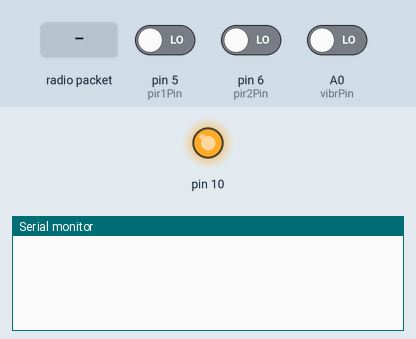
Simulated run of this sketch. Board: Arduino Uno, built with avr-gcc and run on an emulated ATmega328P. On the bench: output pins drawn as LEDs (lit = HIGH), the last lines printed to the serial monitor. Inputs (shaded band) come from the test bench; at power-on: pin 5 (pir1Pin) LOW, pin 6 (pir2Pin) LOW, A0 (vibrPin) LOW. No radio packets arrive unless stated.

Above: at 1.2 s.
1.3 s: pin 5 (pir1Pin) driven HIGH
At 2.4 s:
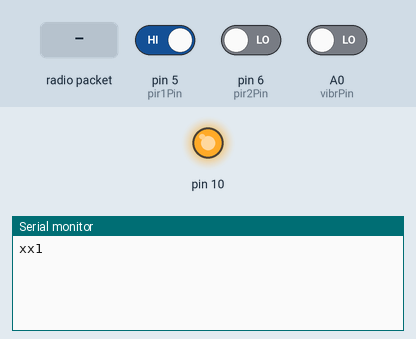
2.8 s: radio packet "schody-blik" arrives
At 4.5 s:
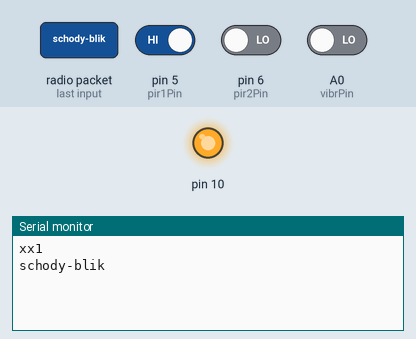
4.8 s: radio packet "schody-lt" arrives
At 5.9 s:
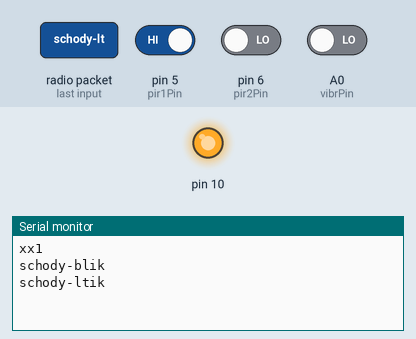
6.3 s: radio packet "schody-s" arrives
At 6.9 s:
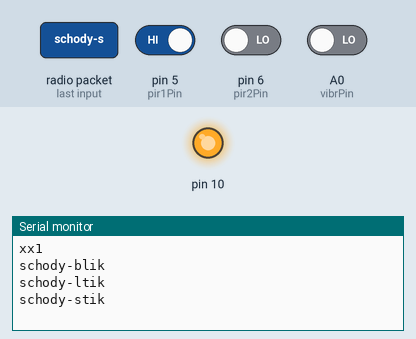

The sketch:

stairs.ino
```cpp
#include <SPI.h>
#include <RH_NRF24.h>
#include <Wire.h>
#include <Adafruit_PWMServoDriver.h>

Adafruit_PWMServoDriver pwm = Adafruit_PWMServoDriver(0x40);
RH_NRF24 nrf24(7, 8);

int vibrPin = A0;
int DEFAULT_LIGHT_TIME = 2000;
int DEFAULT_FADE_SPEED = 3;
int DEFAULT_MAX_LIGHT = 400;
int fadeSpeed = DEFAULT_FADE_SPEED;
int MAX_LIGHT = DEFAULT_MAX_LIGHT;
int MIN_LIGHT = 0;
int pir1Pin = 5;
int pir2Pin = 6;
int pir1State = LOW;
int pir2State = LOW;
int enabled = 1;
int valLightSensor = 0;
int fadeAmount = 0;
int lightDirection = 0;
int startFrom = -1;
int pocTimer = 0;
int brightness = MIN_LIGHT;
long prevMillis;
long currMillis;
int blik = 100;
int blikSchod = 0;

void sendMessage(String data) {
  char buf[RH_NRF24_MAX_MESSAGE_LEN];
  data.toCharArray(buf, RH_NRF24_MAX_MESSAGE_LEN);
  nrf24.send((uint8_t *)buf, sizeof(buf));
  nrf24.waitPacketSent();
}

String getValue(String data, char separator, int index, String def) {
  int found = 0;
  int strIndex[] = { 0, -1 };
  int maxIndex = data.length() - 1;

  for (int i = 0; i <= maxIndex && found <= index; i++) {
    if (data.charAt(i) == separator || i == maxIndex) {
      found++;
      strIndex[0] = strIndex[1] + 1;
      strIndex[1] = (i == maxIndex) ? i + 1 : i;
    }
  }
  return found > index ? data.substring(strIndex[0], strIndex[1]) : def;
}

void setup() {
  Serial.begin(9600);

  if (!nrf24.init())
    Serial.println("init failed");
  // Defaults after init are 2.402 GHz (channel 2), 2Mbps, 0dBm
  if (!nrf24.setChannel(1))
    Serial.println("setChannel failed");
  if (!nrf24.setRF(RH_NRF24::DataRate2Mbps, RH_NRF24::TransmitPower0dBm))
    Serial.println("setRF failed");

  SPI.begin();

  pwm.begin();
  pwm.setPWMFreq(400);

  pinMode(pir1Pin, INPUT);
  pinMode(pir2Pin, INPUT);
  pinMode(vibrPin, INPUT) ;

  prevMillis = 0;
}

void loop() {
  /*knockVal = digitalRead(knockPin);
    if (knockVal == LOW)
    {
    Serial.println("knock");
    }*/

  /*
      for (uint8_t x=0; x < 14; x++) {
       for (uint8_t a=0; a < 14; a++) {
         if (a==x) {
           pwm.setPWM(a, 0, 2000 );
           delay(200);
         }
         else {
           pwm.setPWM(a, 0, 0 );
         }
       }
     }

    for (uint8_t x=1; x < 13; x++) {
       for (uint8_t a=1; a < 13; a++) {
         if (a==x) {
           pwm.setPWM(13-a, 0, 2000 );
           delay(200);
         }
         else {
           pwm.setPWM(a, 0, 0 );
         }
       }
     }
  */

  if (nrf24.available()) {
    uint8_t buf[RH_NRF24_MAX_MESSAGE_LEN];
    uint8_t len = sizeof(buf);
    if (nrf24.recv(buf, &len)) {
      String data = String((char*)buf);
      Serial.println(data);
      if (data.startsWith("schody-blik")) {
        blik = 1000;
        sendMessage(data);
      }
      else if (data.startsWith("schody-lt")) {
        DEFAULT_LIGHT_TIME = getValue(data, ':', 1, "2000").toInt();
        sendMessage(data);
      }
      else if (data.startsWith("schody-l")) {
        MAX_LIGHT = getValue(data, ':', 1, "400").toInt();
        sendMessage(data);
      }
      else if (data.startsWith("schody-s")) {
        DEFAULT_FADE_SPEED = getValue(data, ':', 1, "5").toInt();
        sendMessage(data);
      }
      else if (data.startsWith("schody-e")) {
        enabled = getValue(data, ':', 1, "1").toInt();;
        sendMessage(data);
      }
    }
  }

  if (blik > 0) {
    blik--;
    if (blik > 500) {
      for (int x = 0; x < 14; x++) pwm.setPWM(x, 0, 4000);
      delay(100);
      for (int x = 0; x < 14; x++) pwm.setPWM(x, 0, 0);
      delay(90);
    }
    else if (blik > 200) {
      if (blikSchod > 13) {
        blikSchod = 0;
      }
      for (int x = 0; x < 14; x++) {
        if (x == blikSchod) {
          pwm.setPWM(x, 0, 4000);
        }
        else {
          pwm.setPWM(x, 0, 0);
          //Serial.println("x");
        }
      }

      blikSchod++;
      delay(100);
    }
  }
  else {
    if (fadeAmount == 1 || fadeAmount == -1) {
      long measurement = pulseIn(vibrPin, HIGH);
      if (measurement > 100) {
          fadeSpeed = DEFAULT_FADE_SPEED * 5;
      }

      brightness = brightness + (fadeAmount * (DEFAULT_MAX_LIGHT/MAX_LIGHT)  * fadeSpeed);

      if (brightness <= MIN_LIGHT) brightness = MIN_LIGHT;
      if (brightness >= MAX_LIGHT) brightness = MAX_LIGHT;
      //Serial.println(brightness);

      if (startFrom < 0) {
        fadeAmount = 0;
        startFrom = 0;
      }
      else if (startFrom > 13) {
        fadeAmount = 0;
        startFrom = 13;
      }
      else {
        double x = brightness;
        x = sqrt(x);

        pwm.setPWM(startFrom, 0, (int)(x * 200)); // 204.8

        if (lightDirection > 0) {
          if (brightness <= MIN_LIGHT && fadeAmount < 0) {
            startFrom += lightDirection;
            brightness = MAX_LIGHT;
            if (startFrom == 0) lightDirection = 0;
          }
          if (brightness >= MAX_LIGHT && fadeAmount > 0) {
            startFrom += lightDirection;
            brightness = MIN_LIGHT;
          }
        }
        else if (lightDirection < 0) {
          if (brightness <= MIN_LIGHT && fadeAmount < 0) {
            startFrom += lightDirection;
            brightness = MAX_LIGHT;
          }
          if (brightness >= MAX_LIGHT && fadeAmount > 0) {
            startFrom += lightDirection;
            brightness = MIN_LIGHT;
          }
        }
      }
    }
    else {
      if (pocTimer == 0) {
        fadeSpeed = DEFAULT_FADE_SPEED;
        pir1State = LOW;
        pir2State = LOW;
      }
    }

    if (pocTimer > 0) {
      pocTimer--;

      if (pocTimer <= 0) {
        Serial.println("vypinam ");
        fadeAmount = -1;
        brightness = MAX_LIGHT;

        if (startFrom == 0) {
          startFrom = 13;
          lightDirection = -1;
        } else if (startFrom == 13) {
          startFrom = 0;
          lightDirection = 1;
        }
      }
    }

    int valPir1Sensor = digitalRead(pir1Pin);
    int valPir2Sensor = digitalRead(pir2Pin);

    if (enabled) {
      if (valPir1Sensor == HIGH && pir1State == LOW) {
        Serial.println("xx1");
        pir1State = HIGH;
        pir2State = LOW;

        //if (pocTimer >= 5000) {} //startTurnOff = 1;
        if (pocTimer == 0) {
          fadeAmount = 1;
          lightDirection = +1;
          startFrom = 0;
          pocTimer = DEFAULT_LIGHT_TIME;

          sendMessage("schody-pirup");
        }
      }
      else if (valPir2Sensor == HIGH && pir2State == LOW) {
        Serial.println("xx2");
        pir1State = LOW;
        pir2State = HIGH;
        //Serial.print("-> "); Serial.print(pocTimer); Serial.print("  "); Serial.println(fadeAmount);
        //if () {}  //startTurnOff = 1;
        if (pocTimer == 0) {

          fadeAmount = 1;
          lightDirection = -1;
          startFrom = 13;
          pocTimer = DEFAULT_LIGHT_TIME;

          sendMessage("schody-pirdown");
        }
      }
    }
  }

  delay(10);
}
```

Measured:
- after the input at 1.3 s, the serial monitor: prints a new line at once (image 1)
- after the input at 2.8 s, the serial monitor: prints a new line after 0.59 s (image 2)
- after the input at 4.8 s, the serial monitor: prints a new line after 0.06 s (image 3)
- after the input at 6.3 s, the serial monitor: prints a new line at once (image 4)
